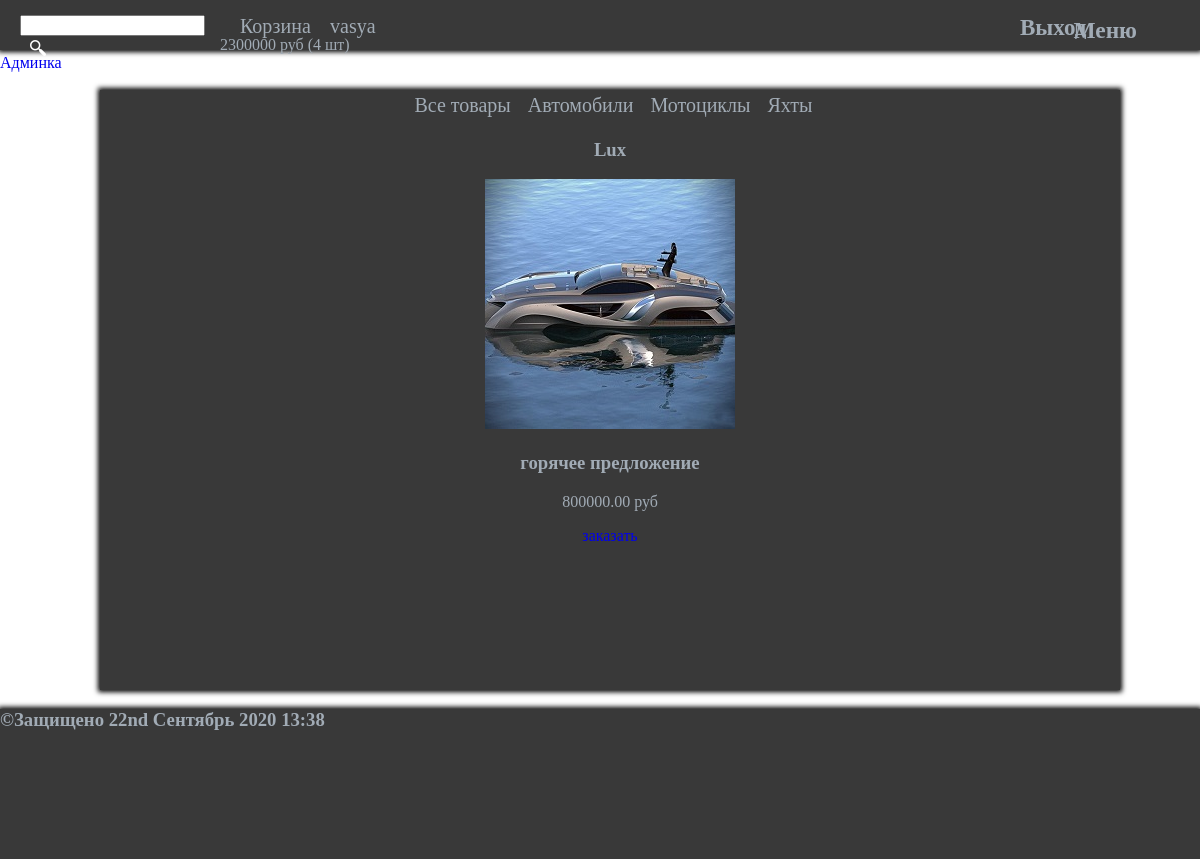
Screenshot of /products/ (signed in) with the database file from the repository.
### authapp/models.py (models this page shows)
class ShopUser(AbstractUser):
    age = models.PositiveSmallIntegerField(verbose_name='возраст', null=True)
    avatar = models.ImageField(upload_to='users_avatars', blank=True)
    def basket_cost(self):
        return sum(item.product.price * item.quantity for item in self.user_basket.all())
    def total_quantity(self):
        return sum(item.quantity for item in self.user_basket.all())
    class Meta:
        ordering = ['-is_active', '-is_superuser', '-is_staff', 'username']

### basketapp/models.py (models this page shows)
class BasketItem(models.Model):
    user = models.ForeignKey(
        get_user_model(),
        on_delete=models.CASCADE,
        related_name='user_basket'
    )
    product = models.ForeignKey(Product, on_delete=models.CASCADE)
    quantity = models.PositiveIntegerField(default=0)
    add_datetime = models.DateTimeField(auto_now_add=True)

### mainapp/models.py (models this page shows, shortened)
class Product(models.Model):
    category = models.ForeignKey(ProductCategory,
                                 on_delete=models.CASCADE,
                                 verbose_name='Категория продукта')
    name = models.CharField(verbose_name='Имя продукта', max_length=128)
    image = models.ImageField(upload_to='Products_image', blank=True)
    short_desc = models.CharField(verbose_name='Краткое описание продукта', max_length=64, blank=True)
    description = models.TextField(verbose_name='Описание продукта', blank=True)
    price = models.DecimalField(verbose_name='цена продукта', max_digits=8, decimal_places=2, default=0)
    quantity = models.PositiveIntegerField(verbose_name='количество на складе', default=0)
    is_active = models.BooleanField(default=True)
    class Meta:
        verbose_name = 'продукт'
        verbose_name_plural = 'продукты'

class ProductCategory(models.Model):
    name = models.CharField(verbose_name='Имя категории', max_length=128)
    description = models.TextField(verbose_name='Описание категории', blank=True)
    is_active = models.BooleanField(default=True)
    class Meta:
        ordering = ['name']

### mainapp/views.py (the view)
# urls.py: path('products/', mainapp.products, name='products'),
def products(request):
    get_hot_product = hot_product()
    context = {
        'page_title': 'продукты',
        'get_hot_product': get_hot_product,
    }
    return render(request, 'mainapp/products.html', context)

### mainapp/context_processors.py (called while the page is built)
def catalog_menu(request):
    return {
        'catalog_menu': ProductCategory.objects.filter(is_active=True),
        }

### mainapp/views.py (called while the page is built)
def hot_product():
    product = Product.objects.all()
    return random.choice(product)

### mainapp/templates/mainapp/products.html (shortened to what this page needs)
{% extends 'mainapp/base.html' %}
{% load static %}
{% block css %}
<link rel="stylesheet" href="{% static 'css/style-product.css' %}">
{% endblock %}
{% block container %}
{% include 'mainapp/includes/include_menu.html' %}
<div class="products">
    <div class="catalog-menu">
        {% include 'mainapp/includes/catalog_menu.html' %}
    </div>
    <div class="description">
        <h3 class="big-bold">{{ get_hot_product.name }}</h3>
        <img src="/media/{{ get_hot_product.image }}" alt="">
        <h3 class="red">горячее предложение</h3>
        <p class="price"> {{ get_hot_product.price }} <span>руб</span></p>
        <a href="{% url 'basket:add_product' get_hot_product.pk %}" class="red-button">
            заказать
        </a>
    </div>
</div>
{% endblock %}

### mainapp/templates/mainapp/includes/include_menu.html (shortened to what this page needs)
{% load static %}
<div class="header">
        <div class="header-block">
            <div class="search">
                <input type="text" class="input-header">
                <a href="#" class="search-img"><img src="{% static 'img/search.png' %}" alt="img"></a>
            </div>
            {% if user.is_authenticated %}
            <div class="basket-div">
                <a href="{% url 'basket:index' %}" class="basket">Корзина</a>
                <span class="basket-span">{{ user.basket_cost|floatformat:0 }} руб ({{ user.total_quantity }} шт)</span>
            </div>
            {% endif %}
            {% if user.is_authenticated %}
            <a href="{% url 'auth:user_profile' %}" class="profile-usr">
                {{ user.first_name|default:'Пользователь' }}
            </a>
            {% endif %}
            {% if user.is_superuser %}
            <a href="{% url 'myadmin:index' %}" class="admin-usr">
                Админка
            </a>
            {% endif %}
            <div class="login-header">
                {% if user.is_authenticated %}
                <a class="login" href="{% url 'auth:logout' %}"><h3 class="h3-login">Выход</h3></a>
                {% else %}
                <a class="login" href="{% url 'auth:login' %}"><h3 class="h3-login">Вход</h3></a>
                {% endif %}
            </div>
            <nav class="menu">
                <ul>
                    <li><a href="#"><h3 class="h3-menu">Меню</h3></a>
                    </li>
                </ul>
            </nav>
        </div>
</div>

### mainapp/templates/mainapp/includes/catalog_menu.html
<div class="links clearfix">
    <ul class="links-menu">
        <li>
            <a href="{% url 'main:catalog' pk=0 %}" class="{% if request.resolver_match.kwargs.pk == '0' %}active{% endif %}">
                Все товары
            </a>
        </li>
        {% for category in catalog_menu %}
            <li>
                <a href="{% url 'main:catalog' pk=category.pk %}" class="{% if request.resolver_match.kwargs.pk|add:0 == category.pk %}active{% endif %}">
                    {{ category.name }}
                </a>
            </li>
        {% endfor %}
    </ul>
</div>

### static/css/style-product.css (style rules this page uses)
body { margin: 0; background-image: url(../img/back-img.jpg); background-repeat: no-repeat; font-family: "Impact"; }
.h3-menu { color: #a1abb5; margin: 0; }
.header-block { height: 50px; }
.login-header { position: absolute; top: 15px; left: 85%; }
.basket { position: absolute; left: 240px; top: 15px; color: #a1abb5; font-size: 20px; }
.profile-usr { position: absolute; left: 330px; top: 15px; color: #a1abb5; font-size: 20px }
.login { font-size:20px; }
.h3-login { color:#a1abb5; font-size: 23px; margin: 0; }
.search-img { position: absolute; padding-left: 10px; padding-top: 4px; }
.basket-span { color: #a1abb5; padding-left: 220px; }
.menu { position: absolute; right: 5%; top: 15px; }
.products { background-color: #393939; width: 85%; height: 600px; margin-left: 100px; margin-top: 40px; box-shadow: 0 0 5px 2px; }
.description { color: #a1abb5; text-align: center; }
.search { width: 155px; padding-left: 20px; padding-top: 15px; margin: 0; }
.header { background-color: #393939; height: 50px; box-shadow: 0 0 5px 2px; }
a { text-decoration: none; }
nav ul { padding:0; margin:0; list-style: none; position: relative; }
nav ul li { margin: 0px -7px 0 0; display:inline-block; }
nav a { display:block; padding:0 10px; color:#a1abb5; font-size:20px; line-height: 30px; text-decoration:none; }
.links-menu { padding:0; margin:0; list-style: none; position: relative; }
.links-menu li { margin: 0px -7px 0 0; display:inline-block; }
.links-menu a { display:block; padding:0 10px; color:#a1abb5; font-size:20px; line-height: 30px; text-decoration:none; }
.catalog-menu { text-align: center; }

### rows the page displays
ShopUser: basket_cost "2300000", total_quantity "4", first_name "vasya"
ProductCategory: name "Автомобили"
ProductCategory: name "Мотоциклы"
ProductCategory: name "Яхты"
Product: name "Lux", image (picture), price "800000.00"
